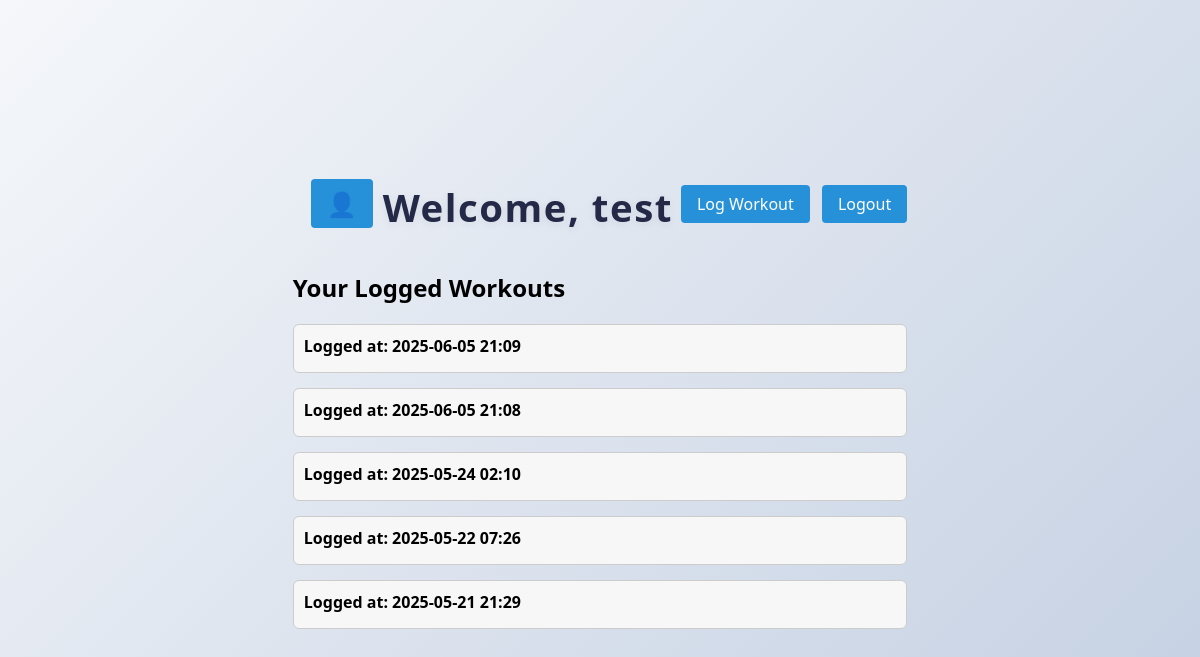
Page /home (signed in) on the earlier database version.
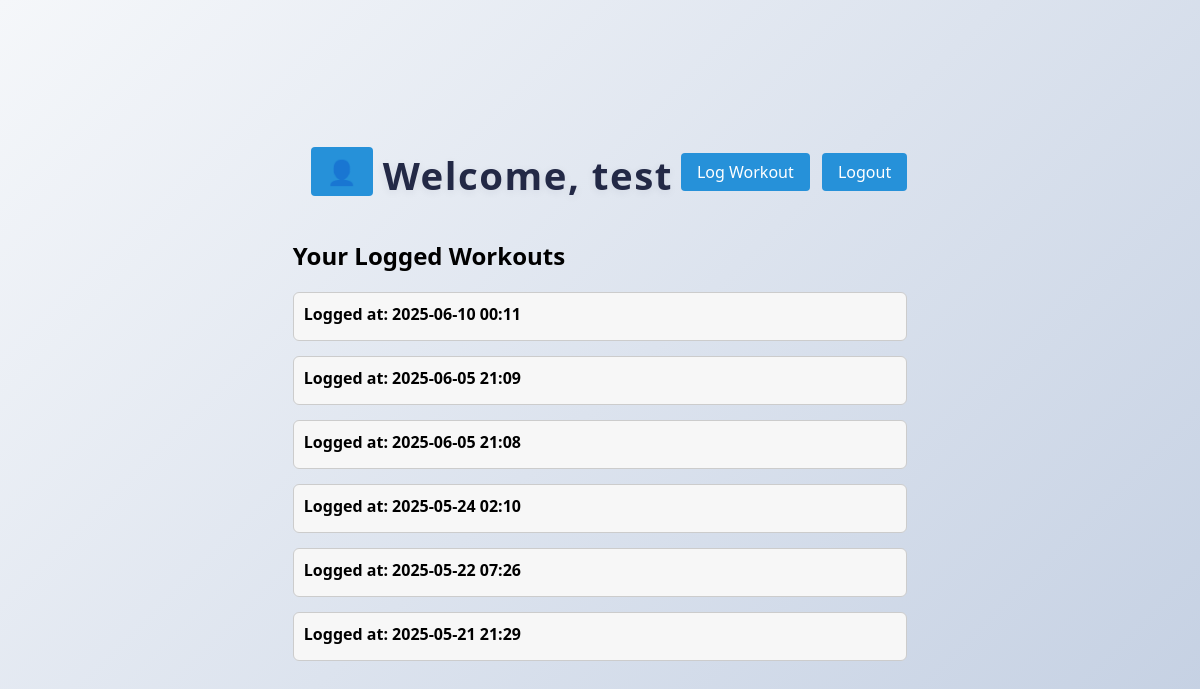
Same page on the later database version.
### workout_tracker/database_models.py (models this page shows)
class UserExercise(db.Model):
    __tablename__ = 'UserExercises'
    ID = db.Column(db.Integer, primary_key=True)
    user_id = db.Column(db.Integer, nullable=False)
    exercise = db.Column(db.String, nullable=False)  # 🔄 was exercise_id
    duration = db.Column(db.Integer)
    intensity = db.Column(db.Integer)
    date_completed = db.Column(db.Integer)
    calories_burned = db.Column(db.Integer)
    notes = db.Column(db.Text)  # Add this line inside the class

### workout_tracker/app.py (the view)
@app.route('/home')
def home():
    if 'user_id' not in session:
        return redirect(url_for('login'))
    user = User.query.get(session['user_id'])
    workouts = (
        UserExercise.query
        .filter_by(user_id=user.ID)
        .order_by(UserExercise.date_completed.desc())
        .all()
    )
    grouped = {}
    for w in workouts:
        key = w.date_completed
        grouped.setdefault(key, {"exercises": [], "meta": w})["exercises"].append(w.exercise)
    return render_template('home_page.html', user=user, grouped_workouts=grouped)

### workout_tracker/app.py (called while the page is built)
@app.template_filter('datetimeformat')
def datetimeformat(value):
    return datetime.fromtimestamp(int(value)).strftime('%Y-%m-%d %H:%M')

### Templates/home_page.html (shortened to what this page needs)
<!DOCTYPE html>
<html lang="en">
<head>
    <link rel="stylesheet" href="{{ url_for('static', filename='css/main_styles.css') }}">
</head>
<body>
<div class="center">
    <div class="top-bar">
        <div class="profile-icon">
            <a href="{{ url_for('profile_settings') }}" title="Edit Profile">👤</a>
        </div>
        <h1>Welcome, {{ user.Username }}</h1>
        <div>
            <a href="{{ url_for('log_workout') }}">Log Workout</a>
            <a href="{{ url_for('logout') }}">Logout</a>
        </div>
    </div>
    <h2>Your Logged Workouts</h2>
    {% if grouped_workouts %}
        {% for ts, block in grouped_workouts.items() %}
        <div class="workout-entry">
            <div class="workout-header" onclick="toggleDetails(this)">
                Logged at: {{ ts | datetimeformat }}
            </div>
        </div>
        {% endfor %}
    {% else %}
        <p>No workouts logged yet.</p>
    {% endif %}
</div>
</body>
</html>

Differences in the rows shown:
added UserExercise: date_completed "2025-06-10 00:11"
